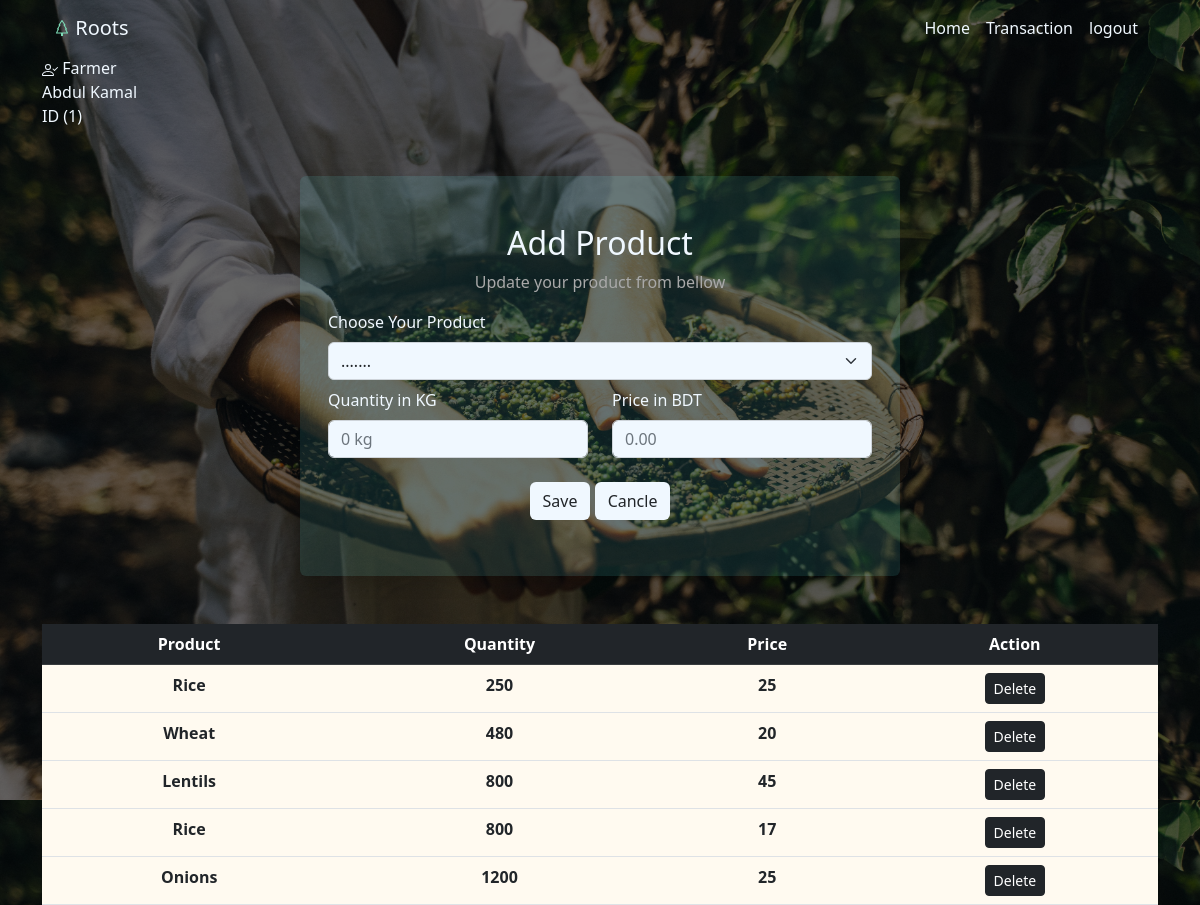
The app's page /farmerHome.php (signed in) with its own data.
### tables this page shows
CREATE TABLE `farmer` (
  `sl` int(11) NOT NULL,
  `id` int(11) NOT NULL,
  `product` varchar(50) NOT NULL,
  `quantity` double NOT NULL,
  `price` double NOT NULL,
  `sold` int(10) NOT NULL DEFAULT 0,
  `unsold` int(10) NOT NULL
);

### farmerHome.php (the view, shortened to what this page needs)
<?php
$name = $_SESSION['username'] ?? 'Guest';
$id = $_SESSION['id'] ?? 'NULL';
?>
<!DOCTYPE html>
<html lang="en">
<head>
  <link href="https://cdn.jsdelivr.net/npm/bootstrap@5.2.0/dist/css/bootstrap.min.css" rel="stylesheet">
</head>
<body class="header">
  <div class="container">
    <nav class="navbar navbar-expand-lg navbar-light">
      <div class="container-fluid">
        <a class="navbar-brand theme-text" href="index.php" style="color:aliceblue ;">&nbsp;Roots</a>
        <div class="collapse navbar-collapse" id="navbarNav">
          <ul class="navbar-nav ms-auto mb-2 mb-lg-0">
            <li class="nav-item">
              <a class="nav-link active" aria-current="page" href="index.php" style="color:aliceblue ;">Home</a>
            </li>
            <li class="nav-item">
              <a class="nav-link" style="color:aliceblue ;" href="f_history.php?fid=<?php echo $id ?>" >Transaction</a>
            </li>
            <li class="nav-item">
              <a class="nav-link test-center" href="logout.php" style="color:aliceblue ;">logout</a>
            </li>
          </ul>
        </div>
      </div>
    </nav>
  </div>
  <div class="container" style="color:aliceblue ;">
    <?php echo "Farmer <br>",  "$name <br>ID ($id)"; ?>
  </div>
  <div class="container-fluid w-50 h-50 my-5 py-5 shadow p-3 mb-5 rounded" style="background-color:rgba(100, 252, 247, 0.1); ">
    <div class="container text-center">
      <h2 style="color:aliceblue ;">Add Product</h3>
        <p class="text" style="color:darkgray;">Update your product from bellow</p>
    </div>
    <div class="container d-flex justify-content-center">
      <form action="farmerHome.php" method="POST" style="width:50vw; min-width: 300px;">
        <div class="Container">
          <label for="form-select" class="form-label" style="color:aliceblue ;">Choose Your Product</label>
          <select name="product" class="form-select"style="background-color:aliceblue;">
            <option selected>.......</option>
          </select>
          <div class="row">
            <div class="col mt-2">
              <label for="quantity" class="form-label" style="color:aliceblue ;">Quantity in KG</label>
              <input type="number" class="form-control" style="background-color:aliceblue ;" name="quantity" id="" placeholder="0 kg ">
            </div>
            <div class="col mt-2">
              <label for="price" class="form-label" style="color:aliceblue ;">Price in BDT</label>
              <input type="number" min="0.00"style="background-color:aliceblue ;" class="form-control" name="price" id="" placeholder="0.00">
            </div>
          </div>
        </div>
        <div class="d-flex justify-content-center">
          <button type="submit" class="btn mt-4" name="submit" style="background-color:aliceblue;">Save</button>&nbsp;
          <a href="farmerHome.php" class="btn mt-4" style="background-color:aliceblue">Cancle</a>
        </div>
      </form>
    </div>
  </div>
  <div class="container mt-4">
    <table  class="table table-hover text-center" style="background-color:floralwhite">
      <thead class="table-dark" style="background-color:black ;">
        <tr>
          <th scope="col">Product</th>
          <th scope="col">Quantity</th>
          <th scope="col">Price</th>
          <th scope="col">Action</th>
        </tr>
      </thead>
      <tbody>
        <?php
        include('components/dbConnect.php');
        $sql3 = "SELECT `sl`, `product`, `quantity`, `price` FROM `farmer` where `id`=$id;";
        $result3 = mysqli_query($conn, $sql3);
        while ($row = mysqli_fetch_assoc($result3)) {
        ?>
          <tr>
            <th><?php echo $row['product'] ?></th>
            <th><?php echo $row['quantity'] ?></th>
            <th><?php echo $row['price'] ?></th>
            <th>
              <form action="farmerHome.php" method="post">
                <button type="submit" name="delete" class="btn btn-dark btn-sm">Delete</a>
              </form>
            </th>
          </tr>
        <?php
        }
        ?>
      </tbody>
    </table>
  </div>
</body>
</html>

### farmerHome.php (style rules this page uses)
.header { background-image: linear-gradient(rgba(0, 0, 0, 0.6), rgba(0, 0, 0, 0.6)), url("img/farmerHome.jpg"); background-position: center; background-size: cover; width: 100%; height: 100vh; position: relative; }
:root { --main-color:#7ddbb6; }

### records on screen
farmer: product "Rice", quantity "250", price "25"
farmer: product "Wheat", quantity "480", price "20"
farmer: product "Lentils", quantity "800", price "45"
farmer: product "Rice", quantity "800", price "17"
farmer: product "Onions", quantity "1200", price "25"

### other values on screen
$name "Abdul Kamal"
$id "1"
